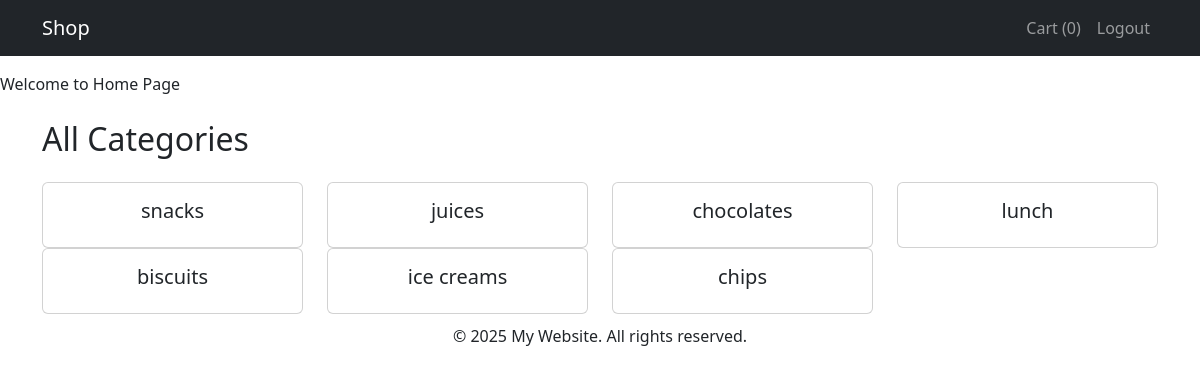
The page / (signed in) on the database its author committed.
### backend/models.py (models this page shows, shortened)
class Category(models.Model):
    id=models.BigAutoField(primary_key=True)
    name=models.CharField(max_length=255)
    class Meta:
        db_table='category'

### frontend/views.py (the view, shortened to what this page needs)
# urls.py: 2. Add a URL to urlpatterns:  path('', views.home, name='home')
def home(request):
    user = request.user
    data = {}
    if user.is_authenticated:
        cart_items = Cart.objects.filter(custom_user=user)
        grand_total = Cart.grand_total(customer_id=user.id)
        data['cart_items'] = cart_items
        data['grand_total'] = grand_total
        data['cart_count'] = cart_items.count()
    else:
        data['cart_items'] = []
        data['grand_total'] = 0
        data['cart_count'] = 0
    categories = Category.objects.prefetch_related('products').all()
    data['categories'] = categories
    category_name = request.GET.get('category')  # e.g., "Women"
    data['category_present'] = False
    return render(request, 'frontend/home.html', data)

### backend/models.py (called while the page is built)
    @classmethod
    def grand_total(cls, customer_id):
        cart_items = cls.objects.filter(custom_user_id=customer_id)
        total = sum(item.total_price() for item in cart_items)
        return total

### frontend/templates/frontend/home.html (shortened to what this page needs)
{% extends 'frontend/layout/app.html' %}
{% block content %}
Welcome to Home Page
<div class="container mt-4">
  <h2 class="mb-4">All Categories</h2>
  <div class="row">
    {% for category in categories %}
      <div class="col-md-3">
        <a href="?category={{ category.name }}" class="text-decoration-none">
          <div class="card text-center">
            <div class="card-body">
              <h5 class="card-title">{{ category.name }}</h5>
            </div>
          </div>
        </a>
      </div>
    {% endfor %}
  </div>
</div>
{% endblock %}

### rows shown on the page
Category: name "snacks"
Category: name "juices"
Category: name "chocolates"
Category: name "lunch"
Category: name "biscuits"
Category: name "ice creams"
Category: name "chips"

### other values the page prints
{{ cart_count }} "0"
